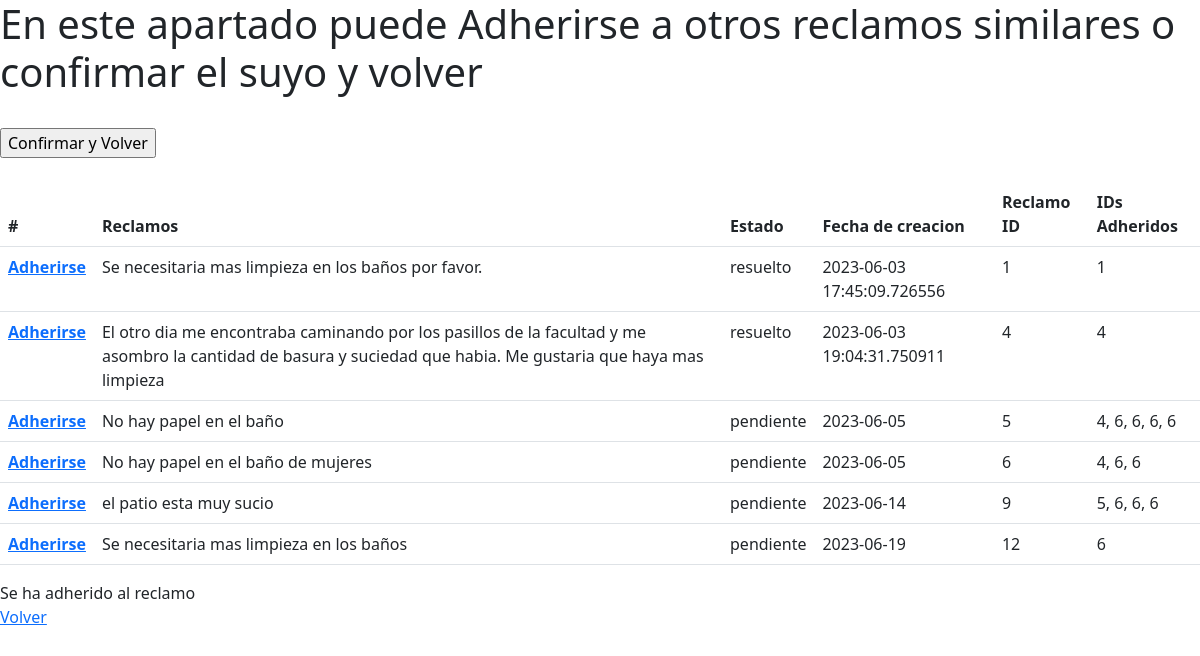
Screenshot of /similares?add=True&id=1 (signed in) with the database file from the repository.
### modules/databases.py (models this page shows, shortened)
class Reclamo(db.Model):
    __tablename__ = 'reclamos'
    id = Column(Integer(), primary_key=True)
    estado = Column(String(500), nullable=False)
    fecha = Column(String(1000))
    contenido = Column(String(1000), nullable=False)
    user_id = Column(Integer(), ForeignKey('users.id'))
    departamento = Column(String(500))
    adheridos= Column(String(1000))

### server.py (the view)
@app.route("/similares", methods=['GET', 'POST'])
@login_required
def similares():
    ultimo_reclamo = Reclamo.query.filter_by(user_id=current_user.id).order_by(Reclamo.id.desc()).first()
    depto = ultimo_reclamo.departamento
    lista = Reclamo.query.filter_by(departamento = depto).all()
    if request.method == 'POST':
        valor=request.form["valor"]
        if valor == "confirmar":
            flash("Reclamo Creado")
            return redirect(url_for('mis_reclamos'))
    if request.method == 'GET':
        if request.args.get('add'):
            id = request.args.get('id')  #Id del reclamo al que se quiere adherir
            reclamo = Reclamo.query.filter_by(id= id).one()
            x=reclamo.adheridos
            z=current_user.id
            lista_elementos = x.split(",") if len(x) >= 2 else [x.strip()]
            if z in lista_elementos:
                pass
            else:
                y= x +", "+ str(z)
                reclamo.adheridos = y
                db.session.commit()
                flash("Se ha adherido al reclamo")
        if request.args.get('del'):
            ultimo_reclamo = Reclamo.query.filter_by(user_id=current_user.id).order_by(Reclamo.fecha.desc()).first()
            db.session.delete(ultimo_reclamo)
            db.session.commit()
            return redirect(url_for('mis_reclamos'))
    return render_template("similares.html", lista=lista)

### server.py (called while the page is built)
@login_manager.user_loader
def user_loader(user_id):
    return User.query.get(user_id)

### templates/similares.html (shortened to what this page needs)
<!DOCTYPE html>
<html lang="en">
<head>
    <link href="https://cdn.jsdelivr.net/npm/bootstrap@5.3.0-alpha3/dist/css/bootstrap.min.css" rel="stylesheet">
</head>
<body class="d-flex flex-column">
    <h1>En este apartado puede Adherirse a otros reclamos similares o confirmar el suyo y volver</h1><br>
    <form action="/similares" method="POST">
        <input type="submit" value="Confirmar y Volver">
    </form><br>
    <table class="table">
        <thead>
        <tr>
            <th scope="col">#</th>
            <th scope="col">Reclamos</th>
            <th scope="col">Estado</th>
            <th scope="col">Fecha de creacion</th>
            <th scope="col">Reclamo ID</th>
            <th scope="col">IDs Adheridos</th>
        </tr>
        </thead>
        <tbody>
        {% for reclamo in lista: %}
        <tr>
            <th scope="row"><a href="{{ url_for('similares', add=true, id=reclamo.id) }}" action="/mis_reclamos">Adherirse</a></th>
            <td>{{reclamo.contenido}}</td>
            <td>{{reclamo.estado}}</td>
            <td>{{reclamo.fecha}}</td>
            <td>{{reclamo.id}}</td>
            <td>{{reclamo.adheridos}}</td>
        </tr>
        {% endfor %}
        </tbody>
    </table>
    {% with messages = get_flashed_messages() %}
        {% if messages %}
            {% for message in messages %}
                {{ message }}
            {% endfor %}
        {% endif %}
    {% endwith %}
    <a href="{{ url_for('similares', del=true)}}">Volver</a>
</body>
</html>

### rows the page displays
Reclamo: contenido "Se necesitaria mas limpieza en los baños por favor.", estado "resuelto", fecha "2023-06-03 17:45:09.726556", id "1", adheridos "1"
Reclamo: contenido "El otro dia me encontraba caminando por los pasillos de la facultad y me asombro la cantidad de basura y suciedad que habia. Me gustaria que haya mas limpieza", estado "resuelto", fecha "2023-06-03 19:04:31.750911", id "4", adheridos "4"
Reclamo: contenido "No hay papel en el baño", estado "pendiente", fecha "2023-06-05", id "5", adheridos "4, 6, 6, 6, 6"
Reclamo: contenido "No hay papel en el baño de mujeres", estado "pendiente", fecha "2023-06-05", id "6", adheridos "4, 6, 6"
Reclamo: contenido "el patio esta muy sucio", estado "pendiente", fecha "2023-06-14", id "9", adheridos "5, 6, 6, 6"
Reclamo: contenido "Se necesitaria mas limpieza en los baños", estado "pendiente", fecha "2023-06-19", id "12", adheridos "6"

### other values shown
{{ message }} "Se ha adherido al reclamo"
